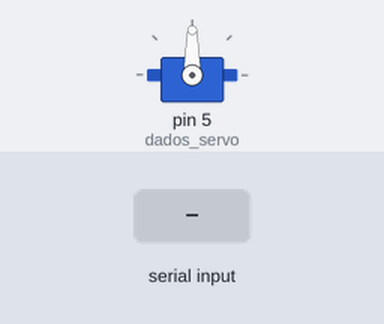
This sketch was run on a simulated Arduino Uno, built with avr-gcc and run on an emulated ATmega328P. Parts: servo. Inputs (shaded band) come from the test bench.

Above: at 1.2 s.
1.3 s: "G" received over the second serial link
At 2.43 s:
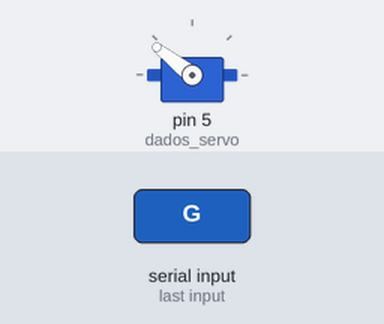
At 4.0 s:
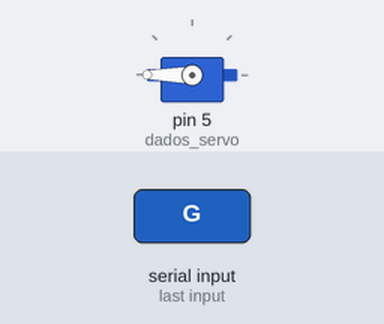
4.3 s: "F" received over the second serial link
At 4.61 s:
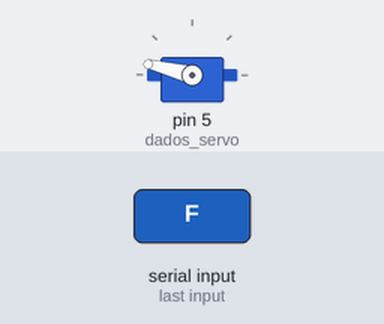
Timing chart, 0 to 7.8 s (numbered marks = the images above; inputs shaded):
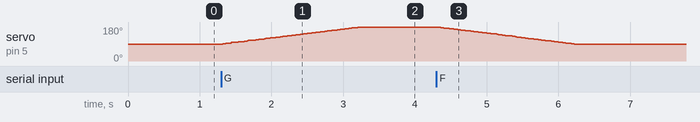

The sketch:

Garagem.ino
```cpp
/**********************************************************************************************************
  Instituto Federal de Educação, Ciência e Tecnologia de Santa Catarina-Campus Florianópolis
  Unidade Curricular: Projeto Integrador II
  Aluno: João Pedro de Araújo Duarte
  Semestre 2021.1

  Objetivo: Verificar o funcionamento do sistema de abertura e fechamento da garagem utilizando o servomotor
  com controle do aplicativo
************************************************************************************************************/
#define dados_servo 5
#include "SoftwareSerial.h"
#include <VarSpeedServo.h> // Inclui a biblioteca para servos motores com controle de velocidade da abertura
int incomingByte; // Variável para armazenar o comando recebido pelo aplicativo
VarSpeedServo servo_motor; // Cria um objeto para o controle do servo
SoftwareSerial bluetooth(10, 11);// Descreve as portas para comunicação serial entre o bluetooth e o arduino ordem RX, TX

void setup() {
  Serial.begin(9600);
  servo_motor.attach(dados_servo);  // Informa qual pino será usado para o servo declarado anteriormente
  pinMode(dados_servo, OUTPUT); // configura o pino como saída
  bluetooth.begin(9600); // Inicializa o módulo bluetooth

}
void estado() {
  if (bluetooth.available() > 0) {
    incomingByte = bluetooth.read();
    if (incomingByte == 'G') {
      servo_motor.slowmove(200, 30); //Quando o botão 'fechar' no aplicativo é pressionado o arduino recebe a variável 'G' e executa a tarefa
    }
    else if (incomingByte == 'F') { //Quando o botão 'abrir' no aplicativo é pressionado o arduino recebe a variável 'F' e executa a tarefa
      servo_motor.slowmove(88, 30);
    }
  }
}

void loop() {
  estado();
}
```

Measured:
- after the input at 1.3 s, servo on pin 5 (dados_servo): moves from 90° to 180° over 1.9 s, starting at once
- after the input at 4.3 s, servo on pin 5 (dados_servo): moves from 180° to 88° over 2.0 s, starting at once
